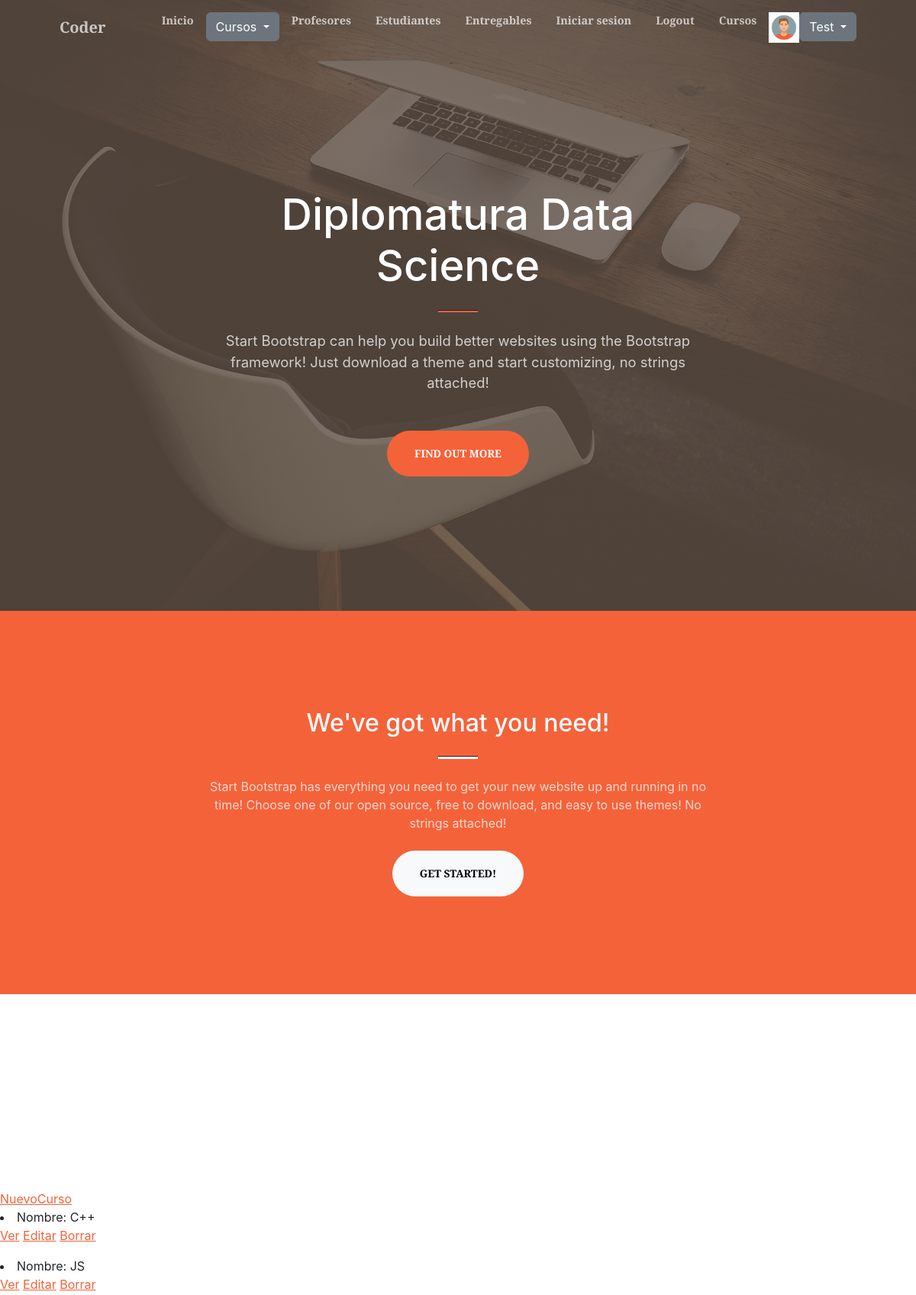
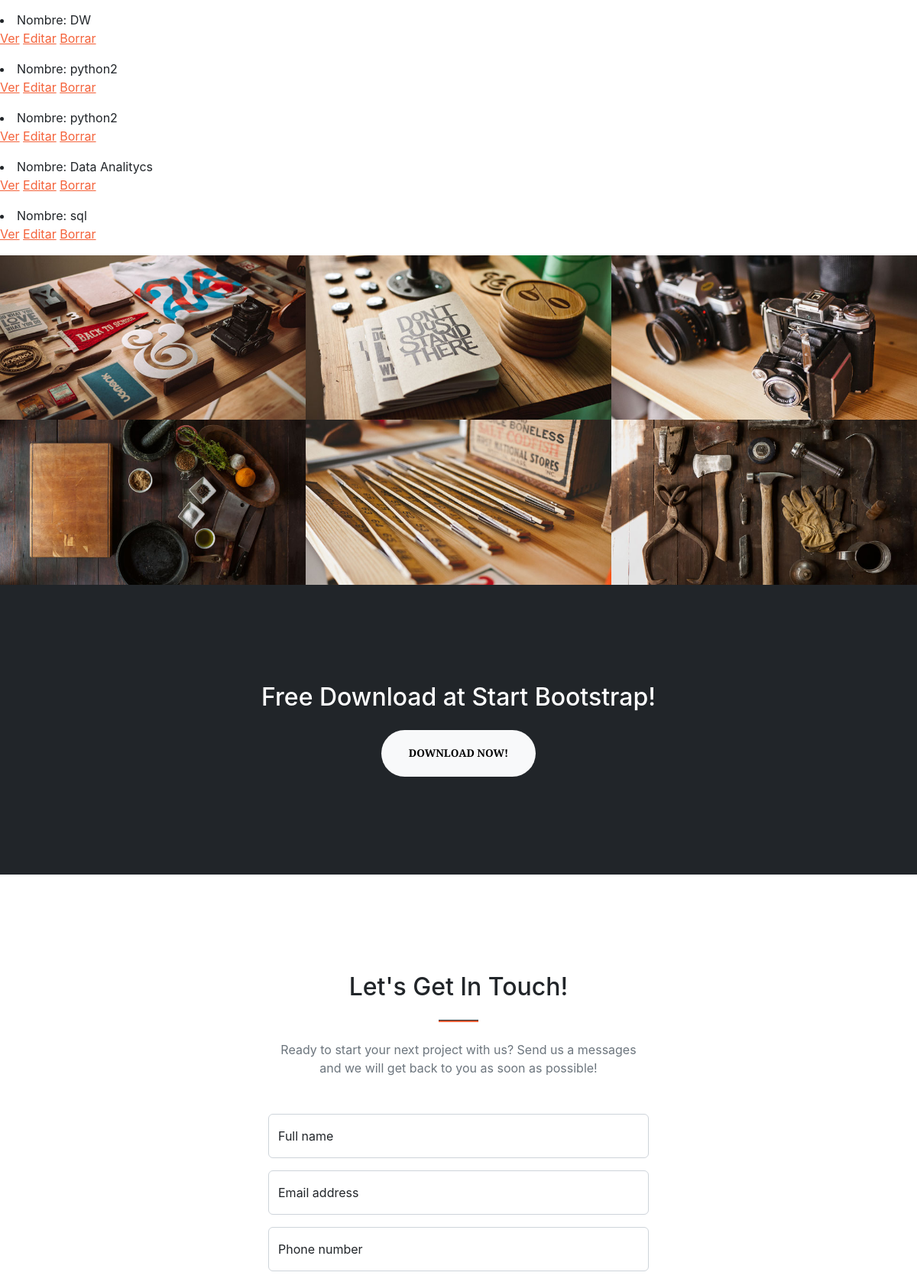
The page /cursos-lista/ (signed in, upper part) on the database its author committed (2 pictures, top to bottom).
### users/models.py (models this page shows, shortened)
class Avatar(models.Model):
    user = models.OneToOneField(User, on_delete=models.CASCADE, null=True, blank=True)
    imagen = models.ImageField(upload_to='avatares', null=True, blank = True)

### AppCoder/models.py (models this page shows, shortened)
class Curso(models.Model):
    nombre = models.CharField(max_length =40)
    camada = models.IntegerField()

### AppCoder/views.py (the view)
# urls.py: path('cursos-lista/', views.CursoListView.as_view(), name = "ListaCursos"),
class CursoListView (LoginRequiredMixin,ListView):
    model = Curso
    context_object_name = "cursos"
    template_name = "AppCoder/curso_lista.html"

### AppCoder/templates/AppCoder/curso_lista.html (shortened to what this page needs)
{% extends "AppCoder/base.html" %}
{% load static %}
{% block main %}
 <a href="{% url 'NuevoCurso' %}"> NuevoCurso</a>
 {% for curso in cursos %}
     <li>Nombre: {{curso.nombre}}
        <p>
            <a href="{%url 'DetalleCurso' curso.pk %}">Ver</a>
            <a href="{%url 'EditarCurso' curso.pk %}">Editar</a>
            <a href="{% url 'BorrarCurso' curso.pk %}">Borrar</a>
        </p>
     </li>
{% endfor %}
{% endblock main %}

### AppCoder/templates/AppCoder/base.html (shortened to what this page needs)
<!DOCTYPE html>
{% load static %}
<html lang="en">
    <head>
        <link href="https://cdn.jsdelivr.net/npm/bootstrap-icons@1.5.0/font/bootstrap-icons.css" rel="stylesheet" />
        <link href="https://cdnjs.cloudflare.com/ajax/libs/SimpleLightbox/2.1.0/simpleLightbox.min.css" rel="stylesheet" />
        <link href="{% static 'AppCoder/css/styles.css' %}" rel="stylesheet" />
    </head>
    <body id="page-top">
        <nav class="navbar navbar-expand-lg navbar-light fixed-top py-3" id="mainNav">
            <div class="container px-4 px-lg-5">
                <a class="navbar-brand" href="#page-top">Coder</a>
                <div class="collapse navbar-collapse" id="navbarResponsive">
                    <ul class="navbar-nav ms-auto my-2 my-lg-0">
                        <li class="nav-item"><a class="nav-link" href="{% url 'Inicio' %}">Inicio</a></li>
                        <div class="dropdown">
                            <button class="btn btn-secondary dropdown-toggle" type="button" data-bs-toggle="dropdown" aria-expanded="false">
                              Cursos
                            </button>
                          </div>
                        <li class="nav-item"><a class="nav-link" href="#services">Profesores</a></li>
                        <li class="nav-item"><a class="nav-link" href="{% url 'Estudiantes' %}">Estudiantes</a></li>
                        <li class="nav-item"><a class="nav-link" href="#contact">Entregables</a></li>
                        <li class="nav-item"><a class="nav-link" href="{% url 'Login' %}">Iniciar sesion</a></li>
                        <li class="nav-item"><a class="nav-link" href="{% url 'Logout' %}">Logout</a></li>
                        <li class="nav-item"><a class="nav-link" href="{% url 'ListaCursos' %}">Cursos</a></li>
                        {% if request.user.is_authenticated %}
                            <img src="{{request.user.avatar.imagen.url}}" alt="" style="height: 40px;width: 40px;">
                            <div class="dropdown">
                                <button class="btn btn-secondary dropdown-toggle" type="button" id="dropdownMenuButton1" data-bs-toggle="dropdown" aria-expanded="false">
                                    {{ request.user.username }}
                                </button>
                            </div>
                {%endif %}
            </div>
        </nav>
        <header class="masthead">
            <div class="container px-4 px-lg-5 h-100">
                <div class="row gx-4 gx-lg-5 h-100 align-items-center justify-content-center text-center">
                    <div class="col-lg-8 align-self-end">
                        <h1 class="text-white font-weight-bold"> Diplomatura Data Science</h1>
                        <hr class="divider" />
                    </div>
                    <div class="col-lg-8 align-self-baseline">
                        <p class="text-white-75 mb-5">Start Bootstrap can help you build better websites using the Bootstrap framework! Just download a theme and start customizing, no strings attached!</p>
                        <a class="btn btn-primary btn-xl" href="#about">Find Out More</a>
                    </div>
                </div>
            </div>
        </header>
        <section class="page-section bg-primary" id="about">
            <div class="container px-4 px-lg-5">
                <div class="row gx-4 gx-lg-5 justify-content-center">
                    <div class="col-lg-8 text-center">
                        <h2 class="text-white mt-0">We've got what you need!</h2>
                        <hr class="divider divider-light" />
                        <p class="text-white-75 mb-4">Start Bootstrap has everything you need to get your new website up and running in no time! Choose one of our open source, free to download, and easy to use themes! No strings attached!</p>
                        <a class="btn btn-light btn-xl" href="#services">Get Started!</a>
                    </div>
                </div>
            </div>
        </section>
          <section class="page-section" id="services">
        </section>
        {% block main %}
        {% endblock main %}
        <div id="portfolio">
            <div class="container-fluid p-0">
                <div class="row g-0">
                    <div class="col-lg-4 col-sm-6">
                        <a class="portfolio-box" href="{% static 'AppCoder/assets/img/portfolio/fullsize/1.jpg' %}" title="Project Name">
                            <img class="img-fluid" src="{% static 'AppCoder/assets/img/portfolio/thumbnails/1.jpg' %}" alt="..." />
                        </a>
                    </div>
                    <div class="col-lg-4 col-sm-6">
                        <a class="portfolio-box" href="{% static 'AppCoder/assets/img/portfolio/fullsize/2.jpg' %}" title="Project Name">
                            <img class="img-fluid" src="{% static 'AppCoder/assets/img/portfolio/thumbnails/2.jpg' %}" alt="..." />
                        </a>
                    </div>
                    <div class="col-lg-4 col-sm-6">
                        <a class="portfolio-box" href="{% static 'AppCoder/assets/img/portfolio/fullsize/3.jpg' %}" title="Project Name">
                            <img class="img-fluid" src="{% static 'AppCoder/assets/img/portfolio/thumbnails/3.jpg' %}" alt="..." />
                        </a>
                    </div>
                    <div class="col-lg-4 col-sm-6">
                        <a class="portfolio-box" href="{% static 'AppCoder/assets/img/portfolio/fullsize/4.jpg' %}" title="Project Name">
                            <img class="img-fluid" src="{% static 'AppCoder/assets/img/portfolio/thumbnails/4.jpg' %}" alt="..." />
                        </a>
                    </div>
                    <div class="col-lg-4 col-sm-6">
                        <a class="portfolio-box" href="{% static 'AppCoder/assets/img/portfolio/fullsize/5.jpg' %}" title="Project Name">
                            <img class="img-fluid" src="{% static 'AppCoder/assets/img/portfolio/thumbnails/5.jpg' %}" alt="..." />
                        </a>
                    </div>
                    <div class="col-lg-4 col-sm-6">
                        <a class="portfolio-box" href="{% static 'AppCoder/assets/img/portfolio/fullsize/6.jpg' %}" title="Project Name">
                            <img class="img-fluid" src="{% static 'AppCoder/assets/img/portfolio/thumbnails/6.jpg' %}" alt="..." />
                        </a>
                    </div>
                </div>
            </div>
        </div>
        <section class="page-section bg-dark text-white">
            <div class="container px-4 px-lg-5 text-center">
                <h2 class="mb-4">Free Download at Start Bootstrap!</h2>
                <a class="btn btn-light btn-xl" href="https://startbootstrap.com/theme/creative/">Download Now!</a>
            </div>
        </section>
        <section class="page-section" id="contact">
            <div class="container px-4 px-lg-5">
                <div class="row gx-4 gx-lg-5 justify-content-center">
                    <div class="col-lg-8 col-xl-6 text-center">
                        <h2 class="mt-0">Let's Get In Touch!</h2>
                        <hr class="divider" />
                        <p class="text-muted mb-5">Ready to start your next project with us? Send us a messages and we will get back to you as soon as possible!</p>
                    </div>
                </div>
                <div class="row gx-4 gx-lg-5 justify-content-center mb-5">
                    <div class="col-lg-6">
                        <form id="contactForm" data-sb-form-api-token="API_TOKEN">
                            <div class="form-floating mb-3">
                                <input class="form-control" id="name" type="text" placeholder="Enter your name..." data-sb-validations="required" />
                                <label for="name">Full name</label>
                            </div>
                            <div class="form-floating mb-3">
                                <input class="form-control" id="email" type="email" placeholder="name@example.com" data-sb-validations="required,email" />
                                <label for="email">Email address</label>
                            </div>
                            <div class="form-floating mb-3">
                                <input class="form-control" id="phone" type="tel" placeholder="(123) 456-7890" data-sb-validations="required" />
                                <label for="phone">Phone number</label>
                            </div>
                        </form>
                    </div>
                </div>
            </div>
        </section>
    </body>
</html>

### rows shown on the page
Curso: nombre "C++"
Curso: nombre "JS"
Curso: nombre "DW"
Curso: nombre "python2"
Curso: nombre "python2"
Curso: nombre "Data Analitycs"
Curso: nombre "sql"

### other values the page prints
{{ request.user.username }} "Test"
